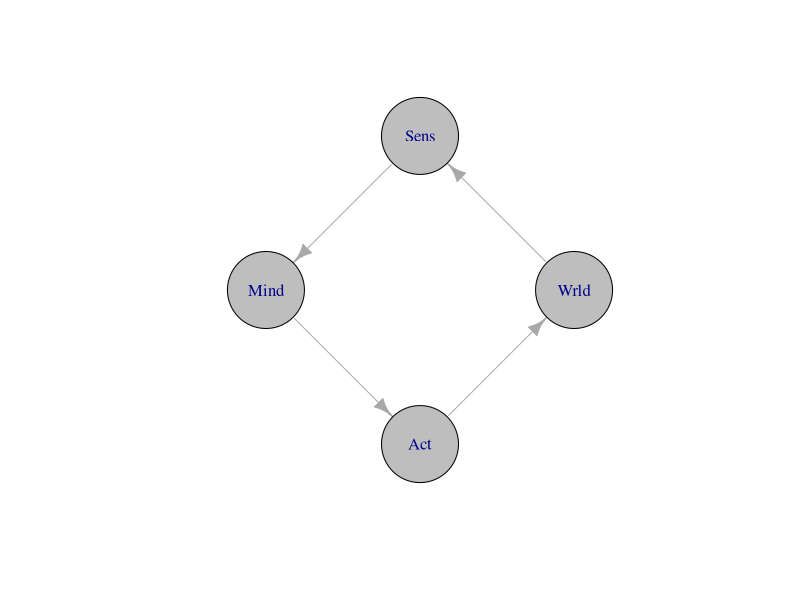

Reproduce this figure in R.
## ---- chunk 1
library(igraph)
el <- rbind(c("Wrld","Sens"), c("Sens","Mind"), c("Mind", "Act"), c("Act", "Wrld"))
g <- graph_from_edgelist(el)
g$layout <- layout_in_circle
plot(g, vertex.size=50, vertex.color="gray")
